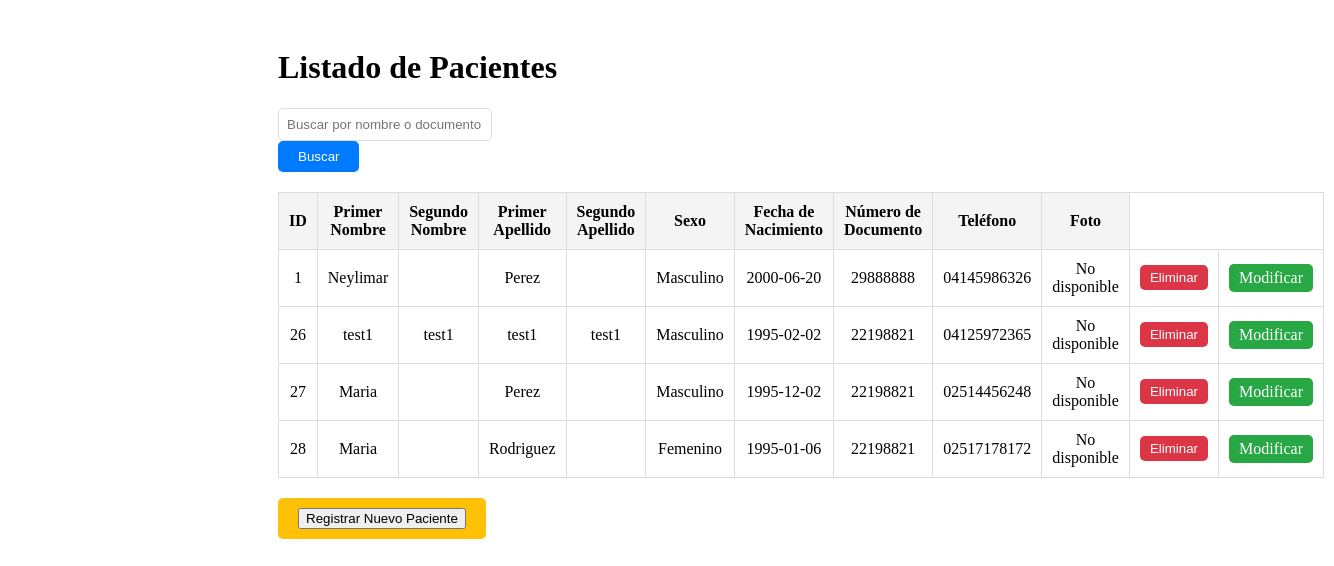
The app's page /app/vistas/listado_pacientes.php (signed in) with its own data.
### tables this page shows
CREATE TABLE `usuario` (
  `id_usuario` int(11) NOT NULL,
  `usuario` varchar(50) NOT NULL,
  `tipo_doc` enum('V','E','J','P') NOT NULL,
  `num_doc` varchar(12) NOT NULL,
  `correo` varchar(70) NOT NULL,
  `contraseña` varchar(34) NOT NULL,
  `nombre1` varchar(150) NOT NULL,
  `nombre2` varchar(150) DEFAULT NULL,
  `apellido1` varchar(150) NOT NULL,
  `apellido2` varchar(150) DEFAULT NULL,
  `foto` blob DEFAULT NULL,
  `fecha_nac` date NOT NULL,
  `telefono` varchar(15) NOT NULL,
  `sexo` enum('Masculino','Femenino') NOT NULL,
  `pregunta_s1` enum('NOMBRE DE MI MADRE','NOMBRE DE MI MASCOTA','NOMBRE DE MI PRIMER COLEGIO','NOMBRE DE MI PRIMER TRABAJO','NOMBRE DE MI PADRE') NOT NULL,
  `respuesta_1` varchar(150) NOT NULL,
  `pregunta_s2` enum('NOMBRE DE MI HERMANO MAYOR','DONDE NACIO SU MADRE','NOMBRE DE MEJOR AMIGO DE LA INFANCIA','PELICULA FAVORITA','SEGUNDO APELLIDO DE MI MADRE') NOT NULL,
  `respuesta_2` varchar(150) NOT NULL,
  `status` enum('activo','inactivo') NOT NULL
);

### app/controladores/listado_PacienteControlador.php (called while the page is built, shortened)
<?php
require_once __DIR__ . '/../modelos/listado_PacienteModelo.php';
class listado_PacienteControlador {
    private $listado_PacienteModelo;
    public function __construct() {
        $this->listado_PacienteModelo = new listado_PacienteModelo();
    }
    public function obtenerUsuarios() {
        return $this->listado_PacienteModelo->listarUsuarios();
    }
}

### app/modelos/principalModelo.php (called while the page is built, shortened)
<?php
class principalModelo
{
	private $servidor = DB_SERVER;
	private $db = DB_NAME;
	private $user = DB_USER;
	private $pass = DB_PASS;
	protected function conectar()
	{
		$conexion = new PDO("mysql:host=" . $this->servidor . ";dbname=" . $this->db, $this->user, $this->pass);
		$conexion->exec("SET CHARACTER SET utf8");
		return $conexion;
	}
}

### app/modelos/listado_PacienteModelo.php (called while the page is built, shortened)
<?php
require_once __DIR__ . '/principalModelo.php';
class listado_PacienteModelo extends principalModelo {
    public function listarUsuarios() {
        try {
            $sql = $this->conectar()->prepare("SELECT * FROM usuario WHERE status = 'activo'");
            $sql->execute();
            return $sql->fetchAll(\PDO::FETCH_ASSOC);
        } catch (\PDOException $e) {
            error_log("Error al listar usuarios: " . $e->getMessage());
            return [];
        }
    }
}

### app/vistas/listado_pacientes.php (the view, shortened to what this page needs)
<?php
require_once __DIR__ . '/../controladores/listado_PacienteControlador.php';
$controller = new listado_PacienteControlador();
$searchTerm = '';
if (!empty($searchTerm)) {
    $usuarios = $controller->obtenerUsuariosFiltrados($searchTerm);
} else {
    $usuarios = $controller->obtenerUsuarios();
}
?>
<!DOCTYPE html>
<html lang="en">
<head>
</head>
<body>
<div class="main-container">
    <div class="main-content">
            <h1>Listado de Pacientes</h1>
            <div class="search-bar">
                <form method="POST">
                    <input type="text" name="search" placeholder="Buscar por nombre o documento" value="<?= htmlspecialchars($searchTerm) ?>">
                    <button type="submit">Buscar</button>
                </form>
            </div>
    <table>
        <thead>
            <tr>
                <th>ID</th>
                <th>Primer Nombre</th>
                <th>Segundo Nombre</th>
                <th>Primer Apellido</th>
                <th>Segundo Apellido</th>
                <th>Sexo</th>
                <th>Fecha de Nacimiento</th>
                <th>Número de Documento</th>
                <th>Teléfono</th>
                <th>Foto</th>
            </tr>
        </thead>
        <tbody>
            <?php if (!empty($usuarios)) : ?>
                <?php foreach ($usuarios as $usuario) : ?>
                    <tr>
                    <td><?= htmlspecialchars($usuario['id_usuario']) ?></td>
                        <td><?= htmlspecialchars($usuario['nombre1']) ?></td>
                        <td><?= htmlspecialchars($usuario['nombre2']) ?></td>
                        <td><?= htmlspecialchars($usuario['apellido1']) ?></td>
                        <td><?= htmlspecialchars($usuario['apellido2']) ?></td>
                        <td><?= htmlspecialchars($usuario['sexo']) ?></td>
                        <td><?= htmlspecialchars($usuario['fecha_nac']) ?></td>
                        <td><?= htmlspecialchars($usuario['num_doc']) ?></td>
                        <td><?= htmlspecialchars($usuario['telefono']) ?></td>
                        <td>
                            <?php if ($usuario['foto']) : ?>
                                <img alt="foto" width="50" height="50" />
                            <?php else : ?>
                                No disponible
                            <?php endif; ?>
                        </td>
                        <td>
                        <form method="POST" action="/Implantacion/config/eliminar_usuario.php">
                                    <button type="submit" class="btn-delete">Eliminar</button>
                                </form>
                            </td>
                            <td>
    <a href="modificar_usuario.php?id_usuario=<?= htmlspecialchars($usuario['id_usuario']) ?>" class="btn-modificar">Modificar</a>
</td>
                    </tr>
                <?php endforeach; ?>
            <?php else : ?>
                <tr>
                    <td colspan="10">No hay usuarios registrados.</td>
                </tr>
            <?php endif; ?>
        </tbody>
    </table>
<a href="registro_paciente.php" class="btn-registrar">
    <button type="button">Registrar Nuevo Paciente</button>
</a>
</body>
</html>

### app/vistas/listado_pacientes.php (style rules this page uses)
.main-content { margin-left: 250px; padding: 20px; }
table { width: 100%; border-collapse: collapse; margin-top: 20px; }
table, th, td { border: 1px solid #ddd; }
th, td { padding: 10px; text-align: center; }
th { background-color: #f4f4f4; }
.search-bar { display: flex; justify-content: space-between; align-items: center; margin-bottom: 20px; }
.search-bar input[type="text"] { width: 70%; padding: 8px; border: 1px solid #ddd; border-radius: 5px; }
.search-bar button { padding: 8px 20px; background-color: #007bff; color: #fff; border: none; border-radius: 5px; cursor: pointer; }
.btn-delete { background-color: #dc3545; color: #fff; border: none; padding: 5px 10px; border-radius: 5px; cursor: pointer; }
.btn-modificar { background-color: #28a745; color: #fff; text-decoration: none; padding: 5px 10px; border-radius: 5px; display: inline-block; }
.btn-registrar { display: inline-block; margin: 20px 0; padding: 10px 20px; background-color: #ffc107; color: #000; text-decoration: none; border-radius: 5px; text-align: center; }

### records on screen
usuario: id_usuario "1", nombre1 "Neylimar", apellido1 "Perez", sexo "Masculino", fecha_nac "2000-06-20", num_doc "29888888", telefono "04145986326", shows "No disponible"
usuario: id_usuario "26", nombre1 "test1", nombre2 "test1", apellido1 "test1", apellido2 "test1", sexo "Masculino", fecha_nac "1995-02-02", num_doc "22198821", telefono "04125972365", shows "No disponible"
usuario: id_usuario "27", nombre1 "Maria", apellido1 "Perez", sexo "Masculino", fecha_nac "1995-12-02", num_doc "22198821", telefono "02514456248", shows "No disponible"
usuario: id_usuario "28", nombre1 "Maria", apellido1 "Rodriguez", sexo "Femenino", fecha_nac "1995-01-06", num_doc "22198821", telefono "02517178172", shows "No disponible"
